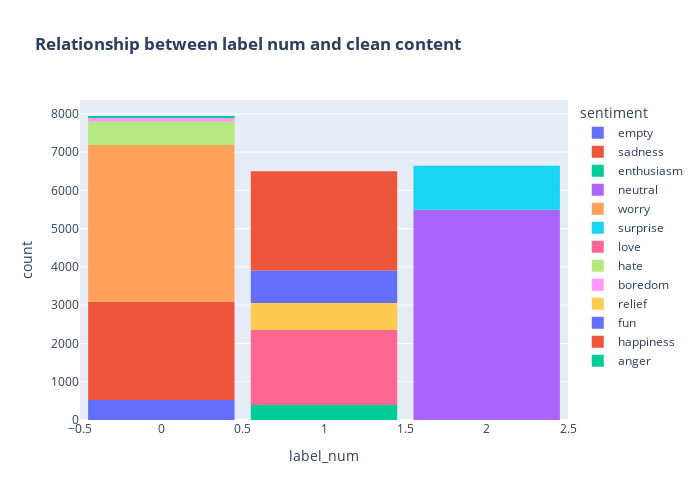

This figure's notebook cell:
### Markdown cell above
when the label is negative most sentiment is worry and sadness, and when it is positive most sentiment is happiness nad love and when label is neutral the most sentiment is neuteral and a littel surprise in this categories we selakted and labeled

### Code cell
import plotly.express as px
fig = px.histogram(filtered_content, x="label_num", color="sentiment", title="<b>Relationship between label num and clean content</b>")
fig.update_layout(width=700, height=500, bargap=0.1)
fig.show()

### Figure 1 — Plotly figure (JSON) as saved in the notebook; plotly's stock layout.template omitted (floating-point values rounded to 4 significant figures; data arrays with more than 128 entries replaced by an {"elided": "..."} marker saying what was removed)
{"data": [{"alignmentgroup": "True", "bingroup": "x", "hovertemplate": "sentiment=empty<br>label_num=%{x}<br>count=%{y}<extra></extra>", "legendgroup": "empty", "marker": {"color": "#636efa", "pattern": {"shape": ""}}, "name": "empty", "offsetgroup": "empty", "orientation": "v", "showlegend": true, "type": "histogram", "x": {"elided": "521 int values"}, "xaxis": "x", "yaxis": "y"}, {"alignmentgroup": "True", "bingroup": "x", "hovertemplate": "sentiment=sadness<br>label_num=%{x}<br>count=%{y}<extra></extra>", "legendgroup": "sadness", "marker": {"color": "#EF553B", "pattern": {"shape": ""}}, "name": "sadness", "offsetgroup": "sadness", "orientation": "v", "showlegend": true, "type": "histogram", "x": {"elided": "2566 int values"}, "xaxis": "x", "yaxis": "y"}, {"alignmentgroup": "True", "bingroup": "x", "hovertemplate": "sentiment=enthusiasm<br>label_num=%{x}<br>count=%{y}<extra></extra>", "legendgroup": "enthusiasm", "marker": {"color": "#00cc96", "pattern": {"shape": ""}}, "name": "enthusiasm", "offsetgroup": "enthusiasm", "orientation": "v", "showlegend": true, "type": "histogram", "x": {"elided": "391 int values"}, "xaxis": "x", "yaxis": "y"}, {"alignmentgroup": "True", "bingroup": "x", "hovertemplate": "sentiment=neutral<br>label_num=%{x}<br>count=%{y}<extra></extra>", "legendgroup": "neutral", "marker": {"color": "#ab63fa", "pattern": {"shape": ""}}, "name": "neutral", "offsetgroup": "neutral", "orientation": "v", "showlegend": true, "type": "histogram", "x": {"elided": "5496 int values"}, "xaxis": "x", "yaxis": "y"}, {"alignmentgroup": "True", "bingroup": "x", "hovertemplate": "sentiment=worry<br>label_num=%{x}<br>count=%{y}<extra></extra>", "legendgroup": "worry", "marker": {"color": "#FFA15A", "pattern": {"shape": ""}}, "name": "worry", "offsetgroup": "worry", "orientation": "v", "showlegend": true, "type": "histogram", "x": {"elided": "4100 int values"}, "xaxis": "x", "yaxis": "y"}, {"alignmentgroup": "True", "bingroup": "x", "hovertemplate": "sentiment=surprise<br>label_num=%{x}<br>count=%{y}<extra></extra>", "legendgroup": "surprise", "marker": {"color": "#19d3f3", "pattern": {"shape": ""}}, "name": "surprise", "offsetgroup": "surprise", "orientation": "v", "showlegend": true, "type": "histogram", "x": {"elided": "1148 int values"}, "xaxis": "x", "yaxis": "y"}, {"alignmentgroup": "True", "bingroup": "x", "hovertemplate": "sentiment=love<br>label_num=%{x}<br>count=%{y}<extra></extra>", "legendgroup": "love", "marker": {"color": "#FF6692", "pattern": {"shape": ""}}, "name": "love", "offsetgroup": "love", "orientation": "v", "showlegend": true, "type": "histogram", "x": {"elided": "1960 int values"}, "xaxis": "x", "yaxis": "y"}, {"alignmentgroup": "True", "bingroup": "x", "hovertemplate": "sentiment=hate<br>label_num=%{x}<br>count=%{y}<extra></extra>", "legendgroup": "hate", "marker": {"color": "#B6E880", "pattern": {"shape": ""}}, "name": "hate", "offsetgroup": "hate", "orientation": "v", "showlegend": true, "type": "histogram", "x": {"elided": "610 int values"}, "xaxis": "x", "yaxis": "y"}, {"alignmentgroup": "True", "bingroup": "x", "hovertemplate": "sentiment=boredom<br>label_num=%{x}<br>count=%{y}<extra></extra>", "legendgroup": "boredom", "marker": {"color": "#FF97FF", "pattern": {"shape": ""}}, "name": "boredom", "offsetgroup": "boredom", "orientation": "v", "showlegend": true, "type": "histogram", "x": [0, 0, 0, 0, 0, 0, 0, 0, 0, 0, 0, 0, 0, 0, 0, 0, 0, 0, 0, 0, 0, 0, 0, 0, 0, 0, 0, 0, 0, 0, 0, 0, 0, 0, 0, 0, 0, 0, 0, 0, 0, 0, 0, 0, 0, 0, 0, 0, 0, 0, 0, 0, 0, 0, 0, 0, 0, 0, 0, 0, 0, 0, 0, 0, 0, 0, 0, 0, 0, 0, 0, 0, 0, 0, 0, 0, 0, 0, 0, 0, 0, 0, 0, 0, 0, 0, 0, 0, 0, 0, 0, 0, 0, 0, 0, 0], "xaxis": "x", "yaxis": "y"}, {"alignmentgroup": "True", "bingroup": "x", "hovertemplate": "sentiment=relief<br>label_num=%{x}<br>count=%{y}<extra></extra>", "legendgroup": "relief", "marker": {"color": "#FECB52", "pattern": {"shape": ""}}, "name": "relief", "offsetgroup": "relief", "orientation": "v", "showlegend": true, "type": "histogram", "x": {"elided": "708 int values"}, "xaxis": "x", "yaxis": "y"}, {"alignmentgroup": "True", "bingroup": "x", "hovertemplate": "sentiment=fun<br>label_num=%{x}<br>count=%{y}<extra></extra>", "legendgroup": "fun", "marker": {"color": "#636efa", "pattern": {"shape": ""}}, "name": "fun", "offsetgroup": "fun", "orientation": "v", "showlegend": true, "type": "histogram", "x": {"elided": "850 int values"}, "xaxis": "x", "yaxis": "y"}, {"alignmentgroup": "True", "bingroup": "x", "hovertemplate": "sentiment=happiness<br>label_num=%{x}<br>count=%{y}<extra></extra>", "legendgroup": "happiness", "marker": {"color": "#EF553B", "pattern": {"shape": ""}}, "name": "happiness", "offsetgroup": "happiness", "orientation": "v", "showlegend": true, "type": "histogram", "x": {"elided": "2591 int values"}, "xaxis": "x", "yaxis": "y"}, {"alignmentgroup": "True", "bingroup": "x", "hovertemplate": "sentiment=anger<br>label_num=%{x}<br>count=%{y}<extra></extra>", "legendgroup": "anger", "marker": {"color": "#00cc96", "pattern": {"shape": ""}}, "name": "anger", "offsetgroup": "anger", "orientation": "v", "showlegend": true, "type": "histogram", "x": [0, 0, 0, 0, 0, 0, 0, 0, 0, 0, 0, 0, 0, 0, 0, 0, 0, 0, 0, 0, 0, 0, 0, 0, 0, 0, 0, 0, 0, 0, 0, 0, 0, 0, 0, 0, 0, 0, 0, 0, 0, 0, 0, 0, 0, 0, 0, 0, 0, 0], "xaxis": "x", "yaxis": "y"}], "layout": {"bargap": 0.1, "barmode": "relative", "height": 500, "legend": {"title": {"text": "sentiment"}, "tracegroupgap": 0}, "title": {"text": "<b>Relationship between label num and clean content</b>"}, "width": 700, "xaxis": {"anchor": "y", "domain": [0, 1], "title": {"text": "label_num"}}, "yaxis": {"anchor": "x", "domain": [0, 1], "title": {"text": "count"}}}}
